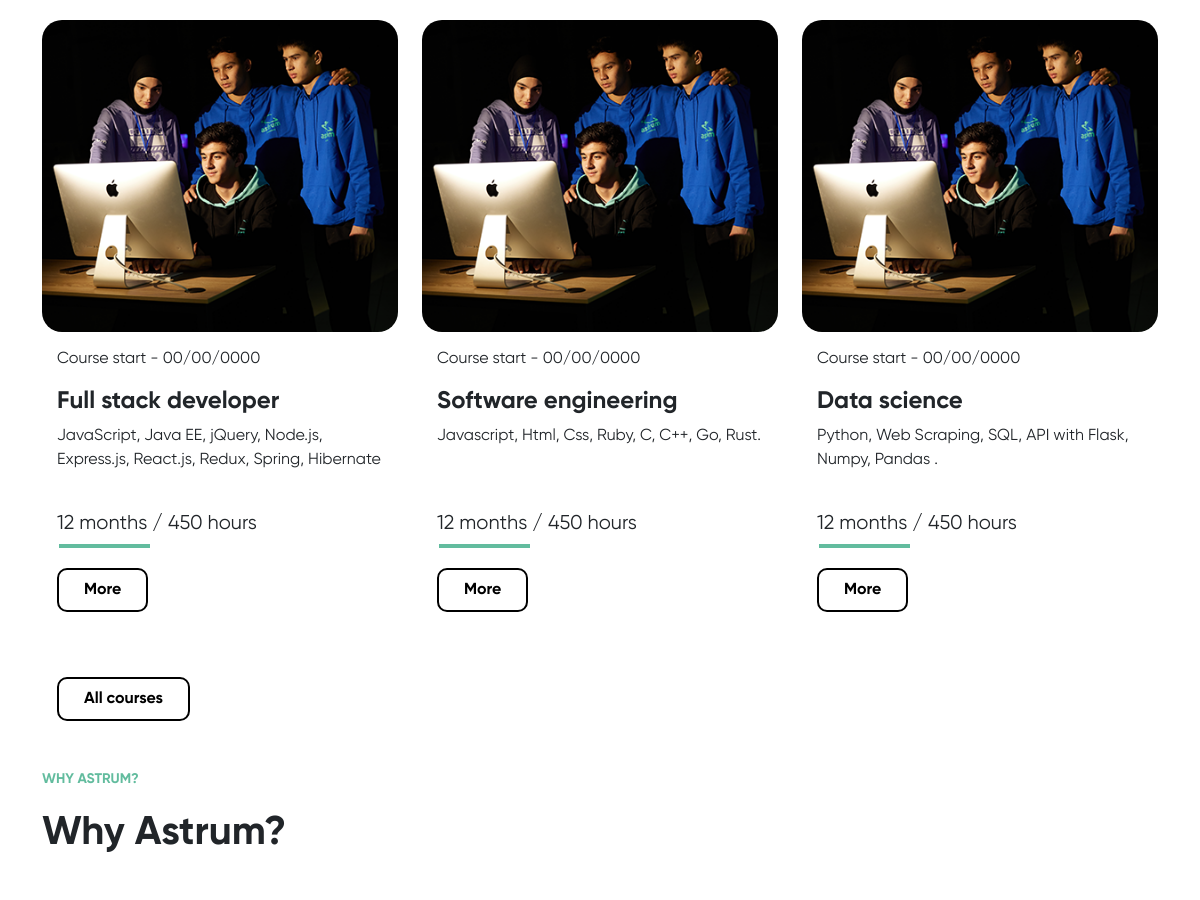
/eng/ (middle part), run on an earlier commit of the app's database.
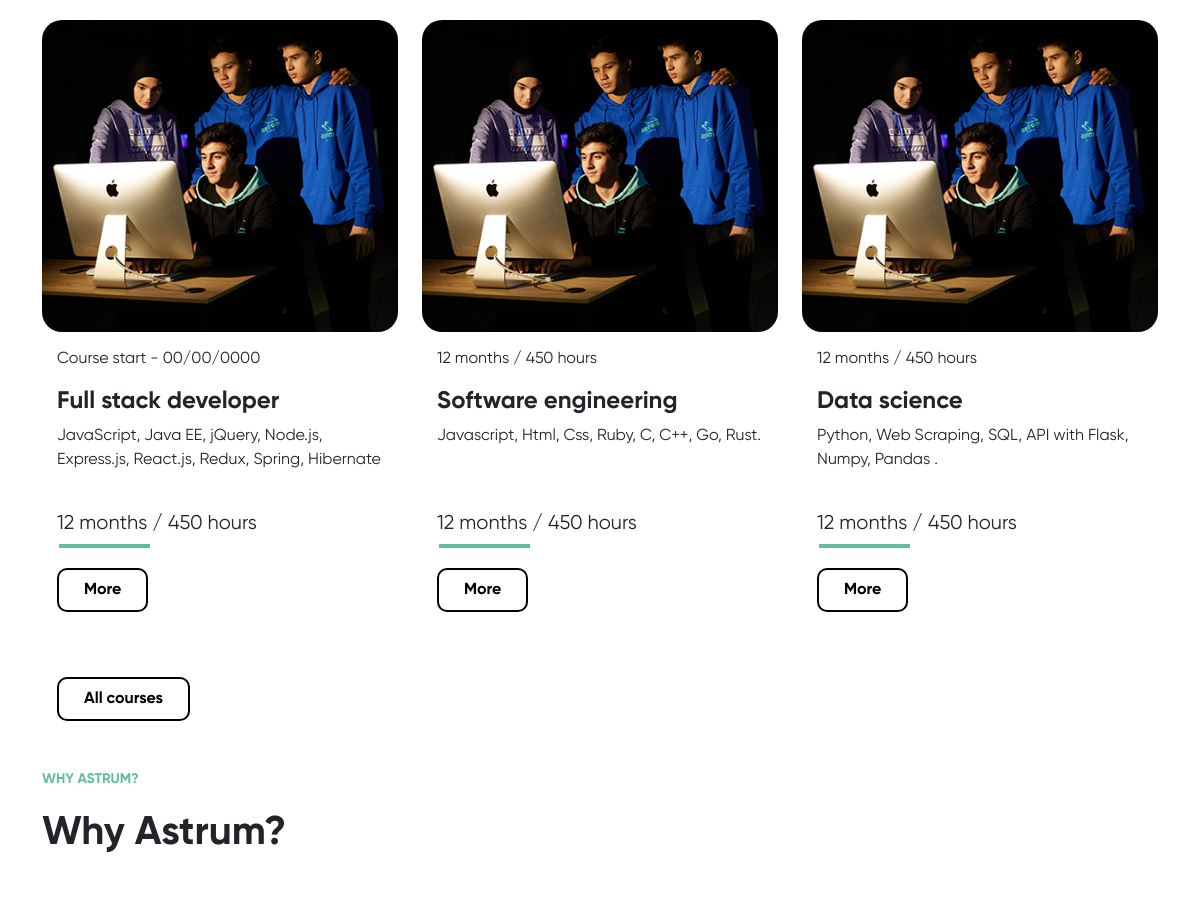
And on a later commit of the database.
### Cours/models.py (models this page shows, shortened)
class Courses(models.Model):
    title = models.CharField(max_length=20, blank=True)
    image = models.ImageField(blank=True)
    data = models.CharField(max_length=156, blank=True)
    short_descriptions = models.CharField(max_length=256, blank=True)
    short_descriptions_big = models.CharField(max_length=500, blank=True)
    duration = models.CharField(max_length=256, blank=True)
    title_ru = models.CharField(max_length=20, blank=True)
    data_ru = models.CharField(max_length=156, blank=True)
    short_descriptions_ru = models.CharField(max_length=256, blank=True)
    short_descriptions_big_ru = models.CharField(max_length=500, blank=True)
    duration_ru = models.CharField(max_length=256, blank=True)
    title_eng = models.CharField(max_length=20, blank=True)
    data_eng = models.CharField(max_length=156, blank=True)
    short_descriptions_eng = models.CharField(max_length=256, blank=True)
    short_descriptions_big_eng = models.CharField(max_length=500, blank=True)
    duration_eng = models.CharField(max_length=256, blank=True)
    is_main = models.BooleanField(default=False)

### astrumapp/views.py (the view)
# urls.py: path('eng/', index_eng, name="home_eng"),
def index_eng(request):
    news_header_eng = NewsHeader.objects.all()
    main_header_eng = MainHeader.objects.all()
    about_us_eng = AboutUs.objects.all()
    why_exactly_sstrum_eng = WhyAstrum.objects.all()
    the_rules_eng = WhyAstrumInfo.objects.all()
    education_courses_eng = CoursInfo.objects.all()
    main_course_eng = Courses.objects.all()
    why_astrum_eng = WhyAstrumPart2.objects.all()
    why_astrum_answer_eng = WhyAstrumInfo2.objects.all()
    our_mentors_eng = OurMentors.objects.all()
    main_mentors_eng = Mentors.objects.all()
    locatsia_eng = Locatsia.objects.all()
    astrum_locatsia_eng = LocatsiaInfo.objects.all()
    footer_eng = Footer.objects.all()
    ctx = {
        "news_header_eng": news_header_eng,
        "main_header_eng": main_header_eng,
        "about_us_eng": about_us_eng,
        "why_exactly_sstrum_eng": why_exactly_sstrum_eng,
        "the_rules_eng": the_rules_eng,
        "education_courses_eng_eng": education_courses_eng,
        "main_course_eng": main_course_eng,
        "why_astrum_eng": why_astrum_eng,
        "why_astrum_answer_eng": why_astrum_answer_eng,
        "our_mentors_eng": our_mentors_eng,
        "main_mentors_eng": main_mentors_eng,
        "locatsia_eng": locatsia_eng,
        "astrum_locatsia_eng": astrum_locatsia_eng,
        "footer_eng": footer_eng,
    }
    return render(request, 'index-eng.html', ctx)

### templates/index-eng.html (shortened to what this page needs)
<!doctype html>
<html lang="en">
  <head>
    {% load static %}
    <link rel="stylesheet" href="{% static 'css/style.css' %}">
    <link href="https://cdn.jsdelivr.net/npm/bootstrap@5.0.2/dist/css/bootstrap.min.css" rel="stylesheet">
  </head>
  <body>
    <div class="section container course-container">
      <div class="row">
      {% for i in main_course_eng %}
        {% if forloop.counter0 < 4 %}
          <div class="col">
            <div class="course-box">
              <img src="{{i.image.url}}" class="course-img">
              <div class="course-body">
                <p>{{i.data_eng}}</p>
                <h3 class="title-h3">{{i.title_eng}}</h3>
                <p class="course-body-text">{{i.short_descriptions_eng}}</p>
                <h6>{{i.duration_eng}}</h6>
              <div class="green-line"></div>
              <a href="{% url 'kurs_about_eng' i.id %}"><button class="btn-course-more">More</button></a>
              </div>
            </div>
          </div>
        {% endif %}
      {% endfor %}
        <div>
          <a href="{% url 'kursi_eng' %}"><button class="btn-more">All courses</button></a>
        </div>
      </div>
    </div>
    <div class="section-cours container">
    {% for i in why_astrum_eng %}
        <h5 class="green-title">
          {{i.name_eng}}
        </h5>
        <h4 class="section-title">
         {{i.title_eng}}
        </h4>
    {% endfor %}
    </div>
  </body>
</html>

What changed in the data, as far as the page shows it:
changed Courses "Software engineering": data_eng "Course start - 00/00/0000" → "12 months / 450 hours"
changed Courses "Data science": data_eng "Course start - 00/00/0000" → "12 months / 450 hours"
